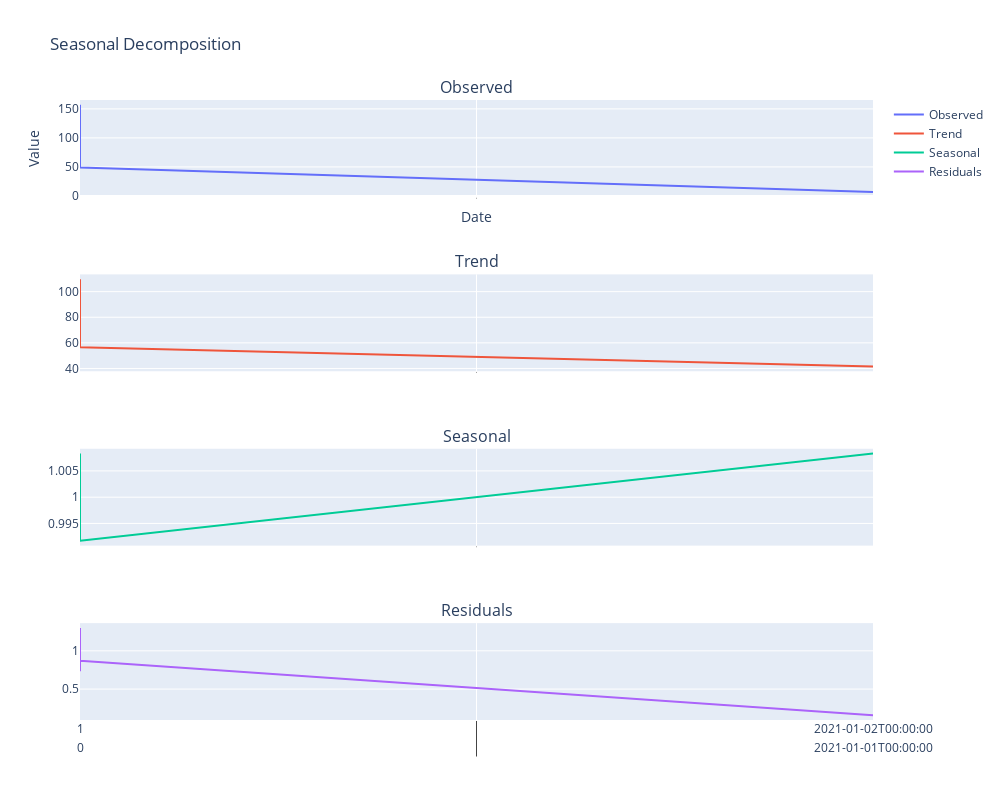

The notebook cell this image was saved under:
### Markdown cell above
# AUTOCORRELATION ANALYSIS

### Code cell
import plotly.graph_objs as go
from plotly.subplots import make_subplots
from statsmodels.tsa.seasonal import seasonal_decompose  # Importing seasonal_decompose

# Assuming time_series_data is defined and loaded with your time series data

# Perform decomposition
result = seasonal_decompose(time_series_data, model='multiplicative', period=2)

# Create Plotly figure
fig = make_subplots(rows=4, cols=1, shared_xaxes=True, subplot_titles=('Observed', 'Trend', 'Seasonal', 'Residuals'))

# Add traces for each component with hover text including values
fig.add_trace(go.Scatter(x=result.observed.index, y=result.observed, mode='lines',
                         name='Observed', hovertext=result.observed, hoverinfo='text'), row=1, col=1)
fig.add_trace(go.Scatter(x=result.trend.index, y=result.trend, mode='lines',
                         name='Trend', hovertext=result.trend, hoverinfo='text'), row=2, col=1)
fig.add_trace(go.Scatter(x=result.seasonal.index, y=result.seasonal, mode='lines',
                         name='Seasonal', hovertext=result.seasonal, hoverinfo='text'), row=3, col=1)
fig.add_trace(go.Scatter(x=result.resid.index, y=result.resid, mode='lines',
                         name='Residuals', hovertext=result.resid, hoverinfo='text'), row=4, col=1)

# Update layout
fig.update_layout(height=800, width=1000, title='Seasonal Decomposition',
                  showlegend=True, xaxis=dict(title='Date'), yaxis=dict(title='Value'))

# Display interactive plot
fig.show()

### Figure 1 — Plotly figure (JSON) as saved in the notebook; plotly's stock layout.template omitted (floating-point values rounded to 4 significant figures; data arrays with more than 128 entries replaced by an {"elided": "..."} marker saying what was removed)
{"data": [{"hoverinfo": "text", "hovertext": {"elided": "527 float values"}, "mode": "lines", "name": "Observed", "type": "scatter", "x": {"elided": "527x5 mixed values"}, "xaxis": "x", "y": {"elided": "527 float values"}, "yaxis": "y"}, {"hoverinfo": "text", "hovertext": {"elided": "527 float values"}, "mode": "lines", "name": "Trend", "type": "scatter", "x": {"elided": "527x5 mixed values"}, "xaxis": "x2", "y": {"elided": "527 float values"}, "yaxis": "y2"}, {"hoverinfo": "text", "hovertext": {"elided": "527 float values"}, "mode": "lines", "name": "Seasonal", "type": "scatter", "x": {"elided": "527x5 mixed values"}, "xaxis": "x3", "y": {"elided": "527 float values"}, "yaxis": "y3"}, {"hoverinfo": "text", "hovertext": {"elided": "527 float values"}, "mode": "lines", "name": "Residuals", "type": "scatter", "x": {"elided": "527x5 mixed values"}, "xaxis": "x4", "y": {"elided": "527 float values"}, "yaxis": "y4"}], "layout": {"annotations": [{"font": {"size": 16}, "showarrow": false, "text": "Observed", "x": 0.5, "xanchor": "center", "xref": "paper", "y": 1, "yanchor": "bottom", "yref": "paper"}, {"font": {"size": 16}, "showarrow": false, "text": "Trend", "x": 0.5, "xanchor": "center", "xref": "paper", "y": 0.7188, "yanchor": "bottom", "yref": "paper"}, {"font": {"size": 16}, "showarrow": false, "text": "Seasonal", "x": 0.5, "xanchor": "center", "xref": "paper", "y": 0.4375, "yanchor": "bottom", "yref": "paper"}, {"font": {"size": 16}, "showarrow": false, "text": "Residuals", "x": 0.5, "xanchor": "center", "xref": "paper", "y": 0.1562, "yanchor": "bottom", "yref": "paper"}], "height": 800, "showlegend": true, "title": {"text": "Seasonal Decomposition"}, "width": 1000, "xaxis": {"anchor": "y", "domain": [0, 1], "matches": "x4", "showticklabels": false, "title": {"text": "Date"}}, "xaxis2": {"anchor": "y2", "domain": [0, 1], "matches": "x4", "showticklabels": false}, "xaxis3": {"anchor": "y3", "domain": [0, 1], "matches": "x4", "showticklabels": false}, "xaxis4": {"anchor": "y4", "domain": [0, 1]}, "yaxis": {"anchor": "x", "domain": [0.8438, 1], "title": {"text": "Value"}}, "yaxis2": {"anchor": "x2", "domain": [0.5625, 0.7188]}, "yaxis3": {"anchor": "x3", "domain": [0.2812, 0.4375]}, "yaxis4": {"anchor": "x4", "domain": [0, 0.1562]}}}
